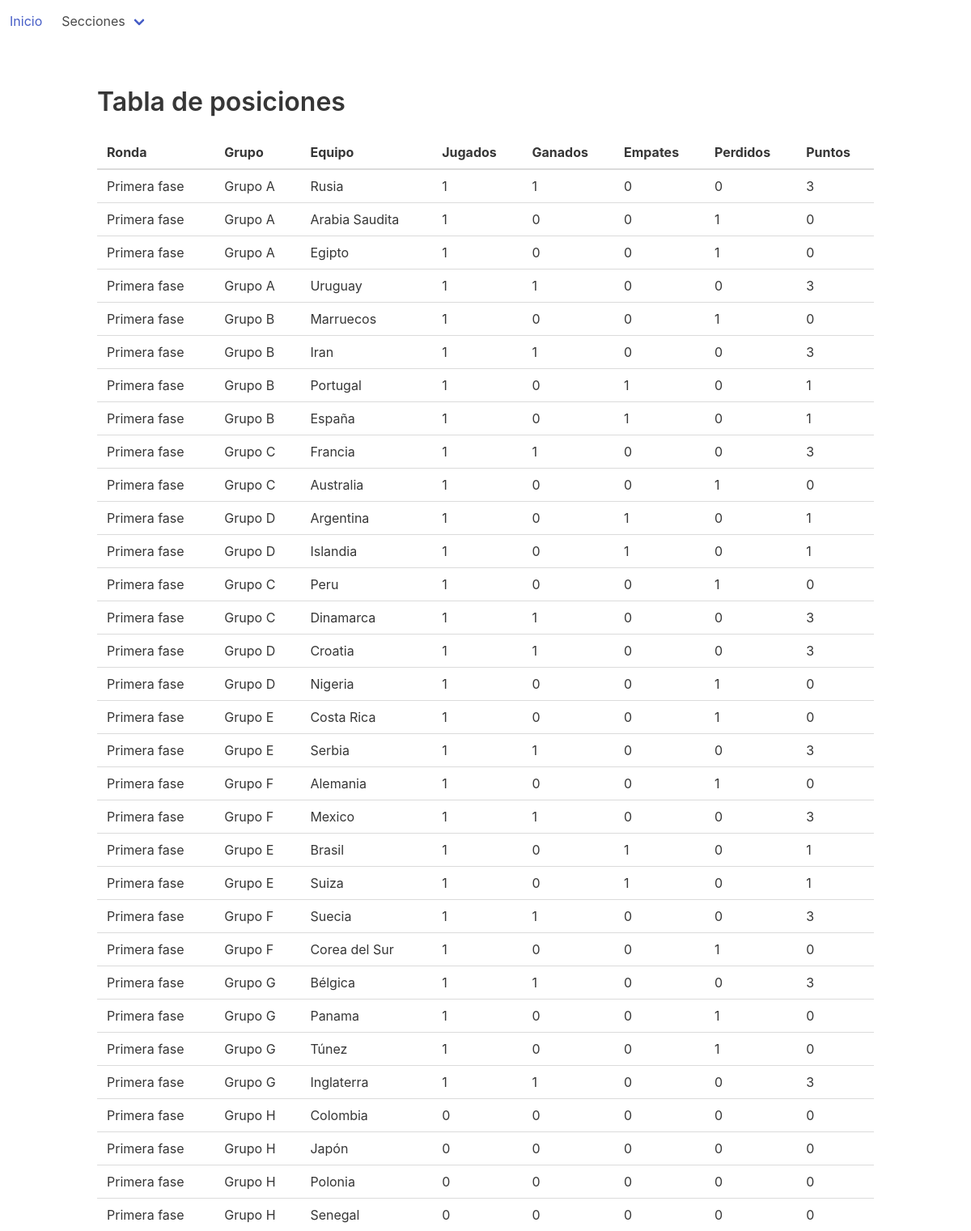
/dashboard/rounds, run on an earlier commit of the app's database.
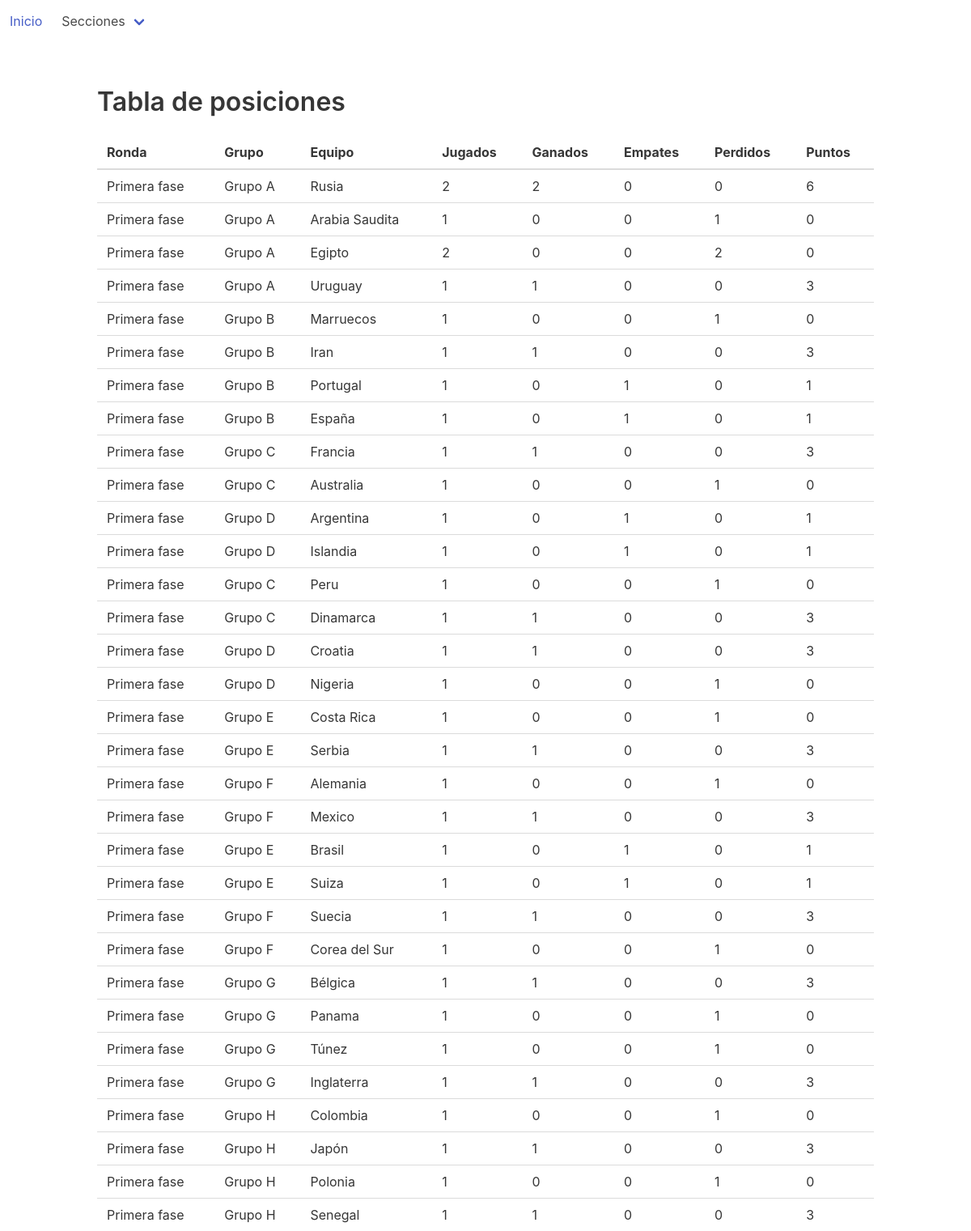
And on a later commit of the database.
### dashboard/models.py (models this page shows, shortened)
class Round(models.Model):
    GROUP_CHOICES = (
        ('A', 'Grupo A'),
        ('B', 'Grupo B'),
        ('C', 'Grupo C'),
        ('D', 'Grupo D'),
        ('E', 'Grupo E'),
        ('F', 'Grupo F'),
        ('G', 'Grupo G'),
        ('H', 'Grupo H'),
    )
    ROUND_CHOICES = (
        ('1', 'Primera fase'),
        ('2', 'Octavos'),
        ('3', 'Cuarto'),
        ('4', 'Semifinales'),
        ('5', 'Tercer lugar'),
        ('6', 'Finales'),
    )
    group = models.CharField(choices=GROUP_CHOICES, max_length=1, null=True)
    stage = models.CharField(choices=ROUND_CHOICES, max_length=1, default='1')
    played_matches = models.IntegerField(default=0)
    won = models.IntegerField(default=0)
    draw = models.IntegerField(default=0)
    lose = models.IntegerField(default=0)
    points = models.IntegerField(default=0)
    team = models.ForeignKey('Team', on_delete=models.DO_NOTHING)

class Team(models.Model):
    name = models.CharField(max_length=32)
    code = models.CharField(max_length=32)
    cups = models.IntegerField(default=0)
    finals = models.IntegerField(default=0)
    semifinals = models.IntegerField(default=0)
    class Meta:
        ordering = ["name"]
    def __str__(self):
        return self.name

### dashboard/views.py (the view)
class RoundListView(ListView):
    model = Round

### templates/dashboard/round_list.html (shortened to what this page needs)
{% extends 'base.html' %}
{% block content %}
    <h1 class="title">Tabla de posiciones</h1>
    <table class="table">
        <thead>
        <tr>
            <th>Ronda</th>
            <th>Grupo</th>
            <th>Equipo</th>
            <th>Jugados</th>
            <th>Ganados</th>
            <th>Empates</th>
            <th>Perdidos</th>
            <th>Puntos</th>
        </tr>
        </thead>
        <tbody>
        {% for round in round_list %}
            <tr>
                <td>{{ round.get_stage_display }}</td>
                <td>{{ round.get_group_display }}</td>
                <td>{{ round.team }}</td>
                <td>{{ round.played_matches }}</td>
                <td>{{ round.won }}</td>
                <td>{{ round.draw }}</td>
                <td>{{ round.lose }}</td>
                <td>{{ round.points }}</td>
            </tr>
        {% endfor %}
        </tbody>
    </table>
{% endblock %}

### templates/base.html (shortened to what this page needs)
<!DOCTYPE HTML PUBLIC "-//W3C//DTD HTML 4.01//EN">
<html lang="en">
<head>
    <link rel="stylesheet" href="https://cdnjs.cloudflare.com/ajax/libs/bulma/0.6.1/css/bulma.min.css">
</head>
<body>
{% include 'includes/nav.html' %}
<div class="container">
    <div class="content">
        <br>
        {% block content %}
        {% endblock %}
    </div>
</div>
</body>
</html>

### templates/includes/nav.html (shortened to what this page needs)
<nav class="navbar is-transparent">
    <div id="navbar-menu" class="navbar-menu">
        <div class="navbar-start">
            <a class="navbar-item" href="{% url 'index' %}">
                Inicio
            </a>
            <div class="navbar-item has-dropdown is-hoverable">
                <a class="navbar-link" href="#">
                    Secciones
                </a>
            </div>
        </div>
    </div>
</nav>

What changed in the data, as far as the page shows it:
changed Round "Rusia": played_matches "1" → "2"; won "1" → "2"; points "3" → "6"
changed Round "Egipto": played_matches "1" → "2"; lose "1" → "2"
changed Round "Colombia": played_matches "0" → "1"; lose "0" → "1"
changed Round "Japón": played_matches "0" → "1"; won "0" → "1"; points "0" → "3"
changed Round "Polonia": played_matches "0" → "1"; lose "0" → "1"
changed Round "Senegal": played_matches "0" → "1"; won "0" → "1"; points "0" → "3"
